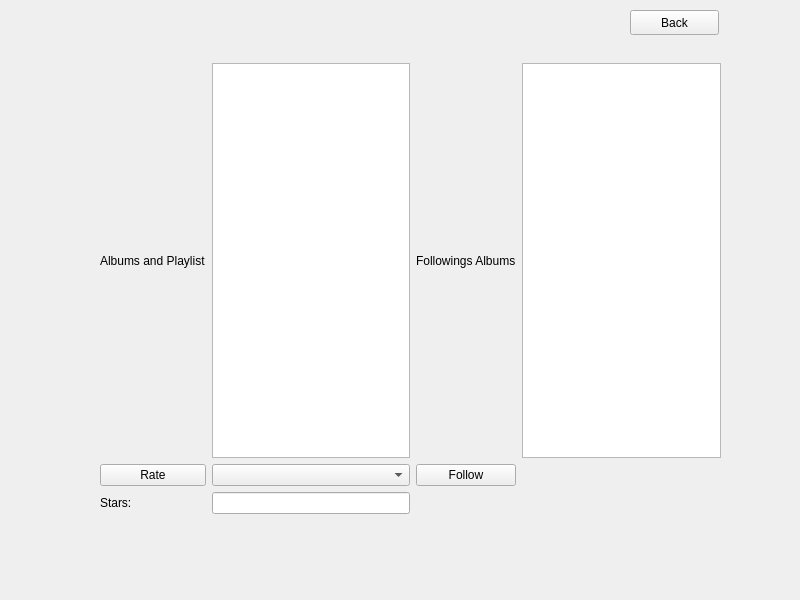
<?xml version="1.0" encoding="UTF-8"?>
<ui version="4.0">
 <class>rate_form</class>
 <widget class="QWidget" name="rate_form">
  <property name="geometry">
   <rect>
    <x>0</x>
    <y>0</y>
    <width>800</width>
    <height>600</height>
   </rect>
  </property>
  <property name="windowTitle">
   <string>Form</string>
  </property>
  <widget class="QWidget" name="gridLayoutWidget">
   <property name="geometry">
    <rect>
     <x>100</x>
     <y>63</y>
     <width>621</width>
     <height>451</height>
    </rect>
   </property>
   <layout class="QGridLayout" name="gridLayout">
    <item row="1" column="1">
     <widget class="QListWidget" name="album_list"/>
    </item>
    <item row="2" column="0">
     <widget class="QPushButton" name="rate_button">
      <property name="text">
       <string>Rate</string>
      </property>
     </widget>
    </item>
    <item row="1" column="0">
     <widget class="QLabel" name="label">
      <property name="text">
       <string>Albums and Playlist</string>
      </property>
     </widget>
    </item>
    <item row="4" column="1">
     <widget class="QLineEdit" name="star_line"/>
    </item>
    <item row="2" column="1">
     <widget class="QComboBox" name="album_combo"/>
    </item>
    <item row="1" column="2">
     <widget class="QLabel" name="label_3">
      <property name="text">
       <string>Followings Albums</string>
      </property>
     </widget>
    </item>
    <item row="2" column="2">
     <widget class="QPushButton" name="follow_button">
      <property name="text">
       <string>Follow</string>
      </property>
     </widget>
    </item>
    <item row="4" column="0">
     <widget class="QLabel" name="label_2">
      <property name="text">
       <string>Stars:</string>
      </property>
     </widget>
    </item>
    <item row="1" column="3">
     <widget class="QListWidget" name="fol_list"/>
    </item>
   </layout>
  </widget>
  <widget class="QPushButton" name="back_button">
   <property name="geometry">
    <rect>
     <x>630</x>
     <y>10</y>
     <width>89</width>
     <height>25</height>
    </rect>
   </property>
   <property name="text">
    <string>Back</string>
   </property>
  </widget>
 </widget>
 <resources/>
 <connections/>
</ui>
